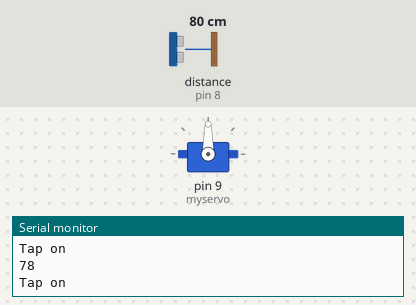
Recording of a sketch running on a simulated Arduino Uno, built with avr-gcc and run on an emulated ATmega328P. Parts: servo, the last lines printed to the serial monitor. Wiring (inferred from the names in the program): ultrasonic range finder: trigger pin 7; echo pin 8. The test bench sets the inputs (shaded band); at power-on: distance to the obstacle (sensor on pin 8) 80 cm. The echo pulse lasts 58.3 µs per cm.

Above: at 2.0 s.
2.1 s: distance to the obstacle (sensor on pin 8) set to 16 cm
3.8 s: distance to the obstacle (sensor on pin 8) set to 12 cm
At 5.5 s:
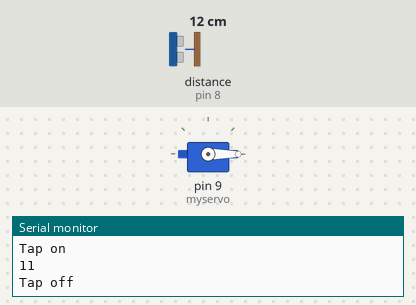
6.3 s: distance to the obstacle (sensor on pin 8) set to 18 cm
At 7.5 s:
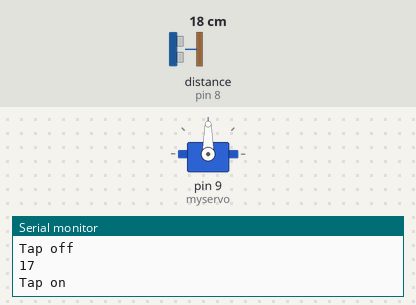
8.7 s: distance to the obstacle (sensor on pin 8) set to 2 cm
At 10.6 s:
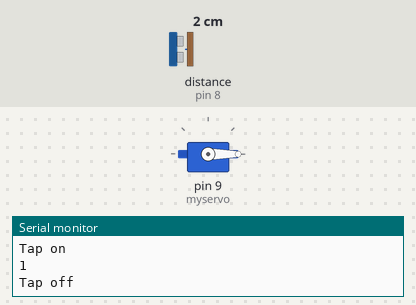
Timing chart, 0 to 12.1 s (numbered marks = the images above; inputs shaded):
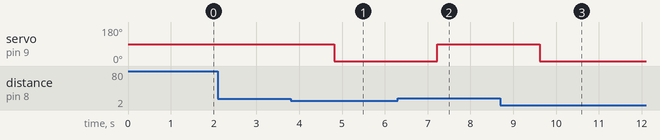

Measured:
- the behaviour switches between 15 and 14 cm on distance to the obstacle (sensor on pin 8) (found by bisection; images 0 and 1)
- after the input at 3.8 s, servo on pin 9 (myservo): 90° → 0° after 1.0 s
- after the input at 6.3 s, servo on pin 9 (myservo): 0° → 90° after 0.92 s
- after the input at 8.7 s, servo on pin 9 (myservo): 90° → 0° after 0.92 s

The sketch:

Auto_water_dispenser_Code.ino
```cpp
#include <Servo.h>
Servo myservo;

int echopin = 8; // connect echopin to pin 8
int trigpin = 7; // connect trigpin to pin 7
long duration;
int distance;


void setup() {
Serial.begin(9600);
myservo.attach(9);  // Servo motor to be connected to pin 9
pinMode (echopin,INPUT);
pinMode (trigpin,OUTPUT);
}

void loop() {

digitalWrite(trigpin, LOW);
delayMicroseconds(2);
digitalWrite(trigpin,HIGH);
delayMicroseconds(10);
digitalWrite (trigpin, LOW);

duration = pulseIn(echopin, HIGH);

distance= duration*0.034/2;

Serial.println(distance);

 if(distance < 14){
    myservo.write(0);
    Serial.println("Tap off");
    delay(1200) ;
 }
 if(distance > 14){
    myservo.write(90);  // change these degrees according to your tap
    Serial.println("Tap on");
    delay(1200);


  }

  }
```
